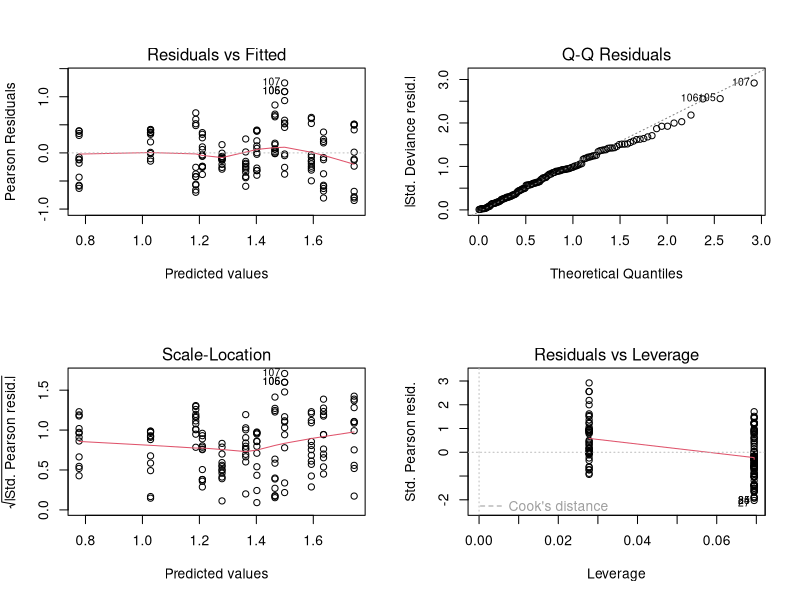
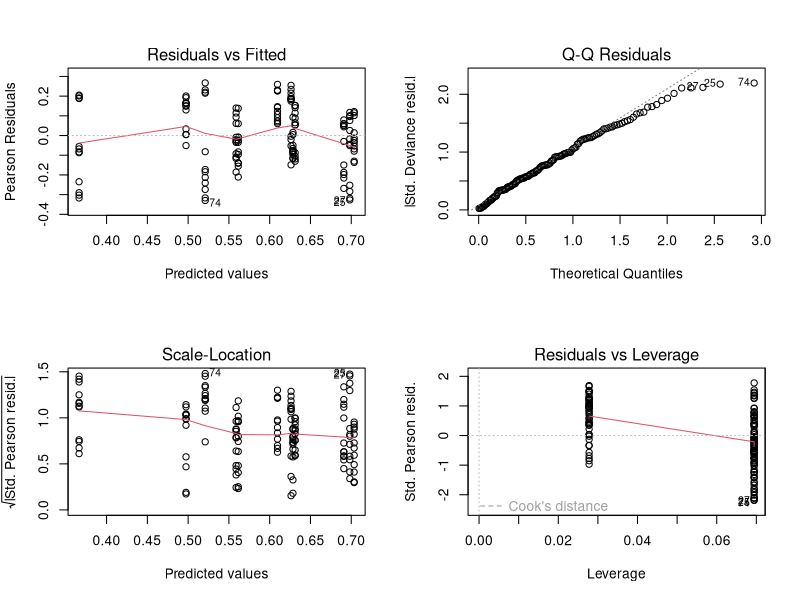
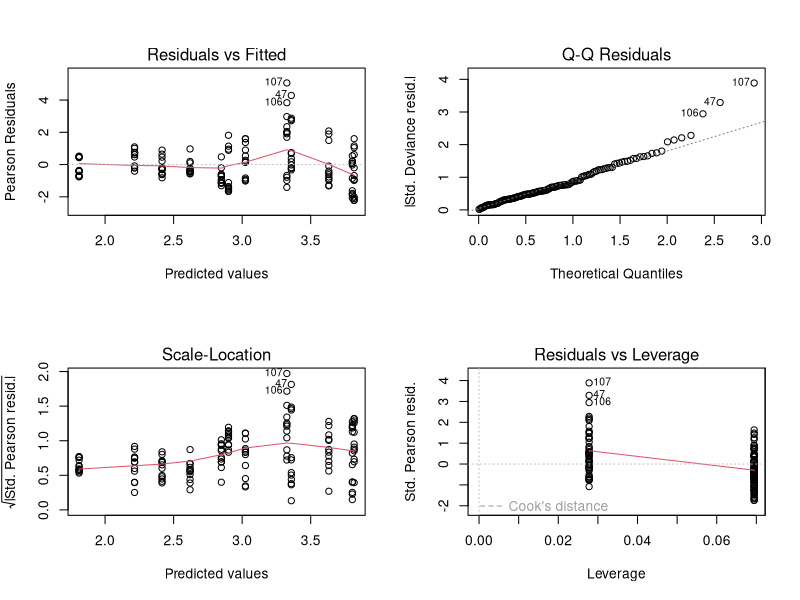
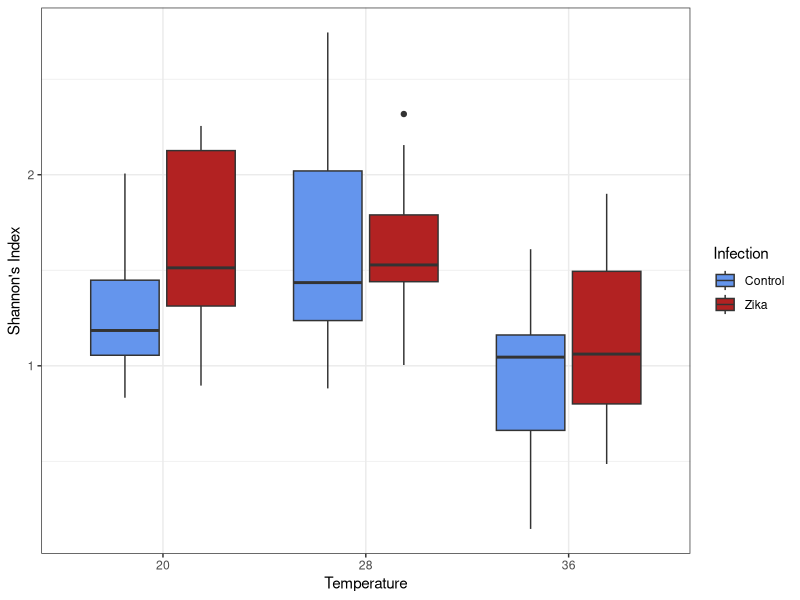
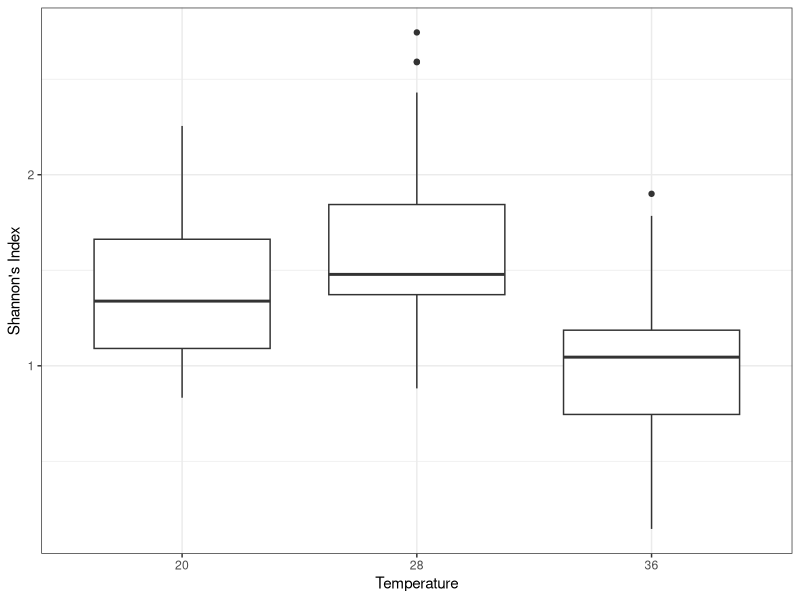
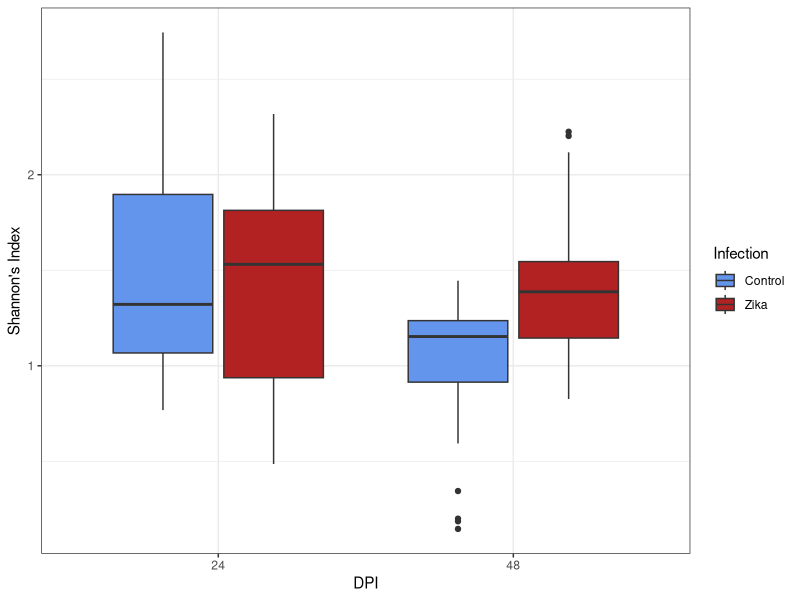
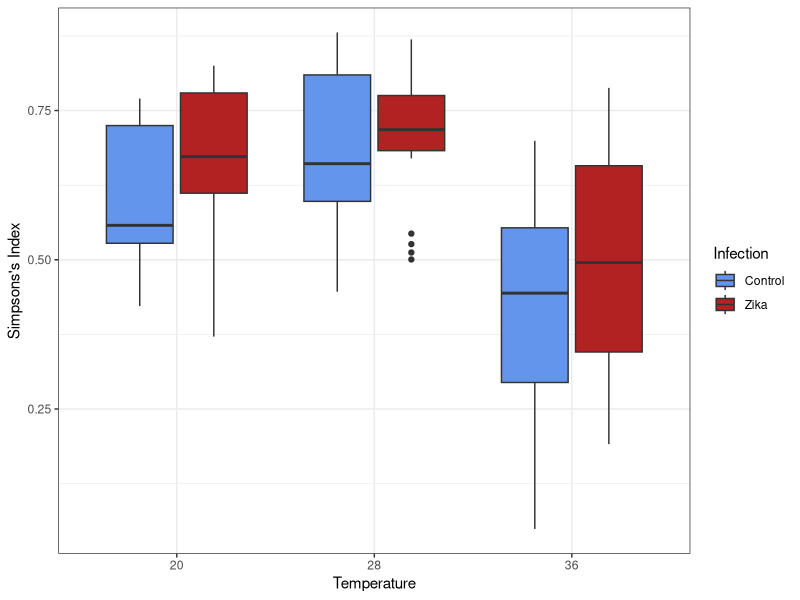
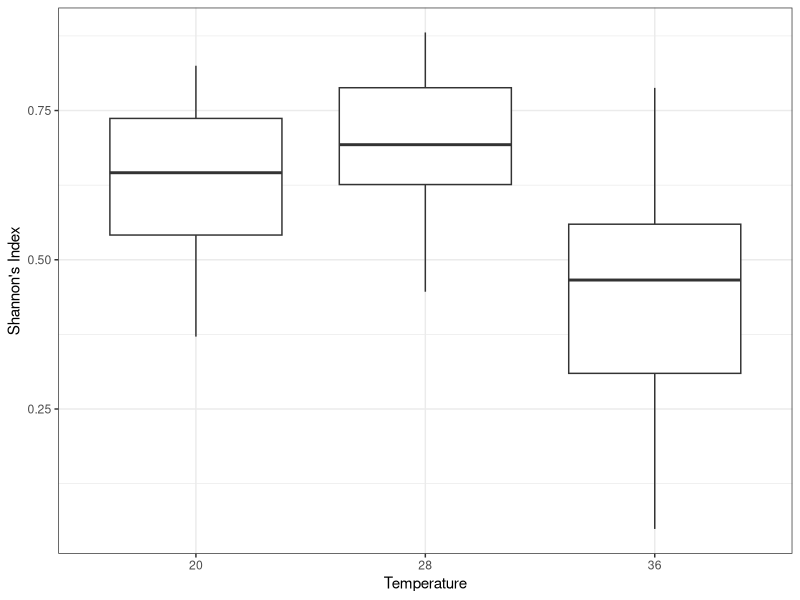

Reproduce these figures in R, in order.
library(vegan)
library(ggplot2)

# changed x to df to be more stylisticly consistent
df<-read.csv('totalCounts_notEuk_taxLevel1_integer_zeros.csv', sep=",")

# make a data frame of the sample names
namesD <- as.data.frame(names(df[6:149]))
names(namesD)<-'sample'
rownames(df) <- df[,1] 
scounts <- df[,c(6:149)]

meta<-read.csv('Ferreira.metadata.csv',sep=',',header=T)
meta <- meta[,c(1,11,12,14)]
names(meta)<-c('sample', 'temperature', 'infection', 'time')
table(meta$time)


#treatment subsets
# subset the metadata sample names according to temperature and time
table(meta$temperature, meta$time)

c20_t24 <- meta$sample[meta$temperature == 20 & meta$time == 24]
c20_t48 <- meta$sample[meta$temperature == 20 & meta$time == 48]
c28_t24 <- meta$sample[meta$temperature == 28 & meta$time == 24]
c28_t48 <- meta$sample[meta$temperature == 28 & meta$time == 48]
c36_t24 <- meta$sample[meta$temperature == 36 & meta$time == 24]
c36_t48 <- meta$sample[meta$temperature == 36 & meta$time == 48]

# match the sample names to the column names in the count matrix
c20_t24 <- df[, c(match(c20_t24, colnames(df)))]
c20_t48 <- df[, c(match(c20_t48, colnames(df)))]
c28_t24 <- df[, c(match(c28_t24, colnames(df)))]
c28_t48 <- df[, c(match(c28_t48, colnames(df)))]
c36_t24 <- df[, c(match(c36_t24, colnames(df)))]
c36_t48 <- df[, c(match(c36_t48, colnames(df)))]
# head(c20_t24)

# dList <- list(c20_t24, c20_t48, c28_t24, c28_t48, c36_t24, c36_t48)
# names(dList) <- c("c20_t24", "c20_t48", "c28_t24", "c28_t48", "c36_t24", "c36_t48")
# sampleNames <- c(names(c20_t24), names(c20_t48), names(c28_t24), names(c28_t48), names(c36_t24), names(c36_t48))

# #shannon each subset
# shanLists <- lapply(dList, diversity, index="shannon")
# names(shanLists) <- c("c20_t24", "c20_t48", "c28_t24", "c28_t48", "c36_t24", "c36_t48")
# # names(c20_t24)
# # head(shanLists)

# #make a data frame of the shannon diversity values but keeping the sample names
# dfShan <- as.data.frame(shanLists)

# head(dfShan)

# make a histogram of each column in dfShan labled with that column name
# par(mfrow = c(3, 2))
# for (i in 1:6) {
#   hist(dfShan[, i],
#     main = names(dfShan)[i],
#     xlab = "Shannon's Index",
#   )
# }
# # save output as a pdf
# dev.copy2pdf(file = "Ferriera_shannonDiversity.pdf")

# make a ggplot2 boxplot of each column in single plot labled with that column name
par(mfrow = c(1, 1))

# df_long <- dfShan %>%
#   gather(key = "sample", value = "shannonDiversity")
# head(df_long) 

# ggplot(df_long, aes(x = sample, y = log(shannonDiversity))) +
#   geom_boxplot() +
#   ylab("Log Shannon's Index") +
#   xlab("Temperature and Time") +
#   theme_bw()

# # save
# ggsave("Ferriera_shannonDiversity_boxplot.pdf")

# get shannon, simpson, inverse simpson index into a single dataframe in the right format for glm
#shannon temperatures
shannondiv.T<-diversity(t(df[,6:149]), index="shannon")
simpsondiv.T <- diversity(t(df[, 6:149]), index = "simpson")
invsimpsondiv.T <- diversity(t(df[, 6:149]), index = "invsimpson")

# head(shannondiv.T)
# length(shannondiv.T)
# head(simpsondiv.T)
# length(simpsondiv.T)

# combine into a single dataframe
dfDiv <- as.data.frame(cbind(shannondiv.T, simpsondiv.T, invsimpsondiv.T))
names(dfDiv) <- c("shannon", "simpson", "invsimpson")
dfDiv$sample=rownames(dfDiv)
head(dfDiv)

# add sample metadata to the dataframe
dfDiv <- merge(dfDiv, meta, by = "sample")

# dfDiv$temperature <- factor(dfDiv$temperature, levels = c(20, 28, 36))
dfDiv$infection <- factor(dfDiv$infection, levels = c("Control", "Zika"))
# dfDiv$time <- factor(dfDiv$time, levels = c(24, 48))

shanGlm <- glm(shannon ~ temperature * infection * time, data = dfDiv)
shanAnovaTab <- anova(shanGlm, test = "F")
rownames(shanAnovaTab)[1] <- '(Intercept)'

# check assumptions of the test
par(mfrow = c(2, 2))
plot(shanGlm)

# save output as a pdf
# make plots dir
if(!dir.exists("plots/QC")){
  dir.create("plots/QC",
    recursive = TRUE
  )
  }

dev.copy2pdf(file = "plots/QC/Ferriera_shannonDiversity_glm_diagnostics.pdf")

simpGlm <- glm(simpson ~ temperature * infection * time, data = dfDiv)
simpAnovaTab <- anova(simpGlm, test = "F")
rownames(simpAnovaTab)[1] <- '(Intercept)'

# check assumptions of the test
plot(simpGlm)
dev.copy2pdf(file = "plots/QC/Ferriera_simpsonDiversity_glm_diagnostics.pdf")

invsimpGlm <- glm(invsimpson ~ temperature * infection * time, data = dfDiv)
invsimpAnovaTab <- anova(invsimpGlm, test = "F")
rownames(invsimpAnovaTab)[1] <- '(Intercept)'

# check assumptions of the test
plot(invsimpGlm)
dev.copy2pdf(file = "plots/QC/Ferriera_invsimpsonDiversity_glm_diagnostics.pdf")

# make a table of each of the results and save
if(!dir.exists("tables")){
  dir.create("tables",
    recursive = TRUE
  )
  }

# saving tables
shanTab<-knitr::kable(shanAnovaTab, format= 'pipe',digits = 3, caption = "ANOVA table for Shannon's diversity index")
kableExtra::save_kable(shanTab, file = "tables/Ferriera_shannonDiversity_glm_anova_table.txt")
# kableExtra::save_kable(shanTab, file = "tables/Ferriera_shannonDiversity_glm_anova_table.html") # would work if pandoc/latex properly installed
# kableExtra::save_kable(shanTab, file = "tables/Ferriera_shannonDiversity_glm_anova_table.pdf")

simpTab <- knitr::kable(simpAnovaTab, format = "pipe", digits = 3, caption = "ANOVA table for Simpson's diversity index")
kableExtra::save_kable(simpTab, file = "tables/Ferriera_simpsonDiversity_glm_anova_table.txt")

invSimpTab <- knitr::kable(invsimpAnovaTab, format = "pipe", digits = 3, caption = "ANOVA table for inverse Simpson's diversity index")
kableExtra::save_kable(invSimpTab, file = "tables/Ferriera_invsimpsonDiversity_glm_anova_table.txt")

# Plot effects of temperature, infection, and time on shannon diversity with ggplot in boxplots
p <- ggplot(dfDiv, aes(x = as.factor(temperature), y = shannon, fill = c(infection))) +
  scale_fill_manual("Infection", values = c("cornflowerblue", "firebrick")) +
  geom_boxplot() +
  #   geom_dotplot(binaxis='y', dotsize=0.4)+
  ylab("Shannon's Index") +
  xlab("Temperature") +
  theme_bw()
p

# ns but approaches. Save
ggsave("plots/Ferriera_shannonDiversity_boxplot_temp_infection.pdf")

p <- ggplot(dfDiv, aes(x = as.factor(temperature), y = shannon, fill = c(time))) +
  scale_fill_manual("DPI", values = c("#bdc4cc", "#87a1db")) +
  geom_boxplot() +
  #   geom_dotplot(binaxis='y', dotsize=0.4)+
  ylab("Shannon's Index") +
  xlab("Temperature") +
  theme_bw()
p
ggsave("plots/Ferriera_shannonDiversity_boxplot_temp_time.pdf")

p <- ggplot(dfDiv, aes(x = as.factor(time), y = shannon, fill = c(infection))) +
  scale_fill_manual("Infection", values = c("cornflowerblue", "firebrick")) +
  geom_boxplot() +
  #   geom_dotplot(binaxis='y', dotsize=0.4)+
  ylab("Shannon's Index") +
  xlab("DPI") +
  theme_bw()
p
ggsave("plots/Ferriera_shannonDiversity_boxplot_time_infection.pdf")

# plot and save significant interaction for simpsons
p <- ggplot(dfDiv, aes(x = as.factor(temperature), y = simpson, fill = c(infection))) +
  scale_fill_manual("Infection", values = c("cornflowerblue", "firebrick")) +
  geom_boxplot() +
  #   geom_dotplot(binaxis='y', dotsize=0.4)+
  ylab("Simpsons's Index") +
  xlab("Temperature") +
  theme_bw()
p

# ns but approaches. Save
ggsave("plots/Ferriera_simpsonEvenness_boxplot_temp_infection.pdf")

p <- ggplot(dfDiv, aes(x = as.factor(temperature), y = simpson, fill = c(time))) +
  scale_fill_manual("DPI", values = c("#bdc4cc", "#87a1db")) +
  geom_boxplot() +
  #   geom_dotplot(binaxis='y', dotsize=0.4)+
  ylab("Shannon's Index") +
  xlab("Temperature") +
  theme_bw()
p
ggsave("plots/Ferriera_simpsonEvenness_boxplot_temp_time.pdf")

p <- ggplot(dfDiv, aes(x = as.factor(time), y = simpson, fill = c(infection))) +
  scale_fill_manual("Infection", values = c("cornflowerblue", "firebrick")) +
  geom_boxplot() +
  #   geom_dotplot(binaxis='y', dotsize=0.4)+
  ylab("Shannon's Index") +
  xlab("DPI") +
  theme_bw()
p
ggsave("plots/Ferriera_simpsonEvenness_boxplot_time_infection.pdf")


# plot and save significant interaction for inverse simpsons
p <- ggplot(dfDiv, aes(x = as.factor(time), y = invsimpson, fill = c(infection))) +
  scale_fill_manual("Infection", values = c("cornflowerblue", "firebrick")) +
  geom_boxplot() +
  #   geom_dotplot(binaxis='y', dotsize=0.4)+
  ylab("Inverse Simpson's Index") +
  xlab("DPI") +
  theme_bw()
p
ggsave("plots/Ferriera_invsimpsonDiversity_boxplot_time_infection.pdf")


# ---
# indidual level plots. Each metric is sig for temperature, infection, and time
# ---

# put all three on one plot
p1 <- ggplot(dfDiv, aes(x = as.factor(temperature), y = shannon)) +
  geom_boxplot() +
  ylab("Shannon's Index") +
  xlab("Temperature") +
  theme_bw()
p1
p2 <- ggplot(dfDiv, aes(x = as.factor(temperature), y = simpson)) +
  geom_boxplot() +
  ylab("Simpson's Index") +
  xlab("Temperature") +
  theme_bw()
p2
p3 <- ggplot(dfDiv, aes(x = as.factor(temperature), y = invsimpson)) +
  geom_boxplot() +
  ylab("Inverse Simpson's Index") +
  xlab("Temperature") +
  theme_bw()
p3

p4 <- ggplot(dfDiv, aes(x = as.factor(infection), y = shannon)) +
  geom_boxplot() +
  ylab("Shannon's Index") +
  xlab("Infection") +
  theme_bw()
p4
p5 <- ggplot(dfDiv, aes(x = as.factor(infection), y = simpson)) +
  geom_boxplot() +
  ylab("Simpson's Index") +
  xlab("Infection") +
  theme_bw()
p5
p6 <- ggplot(dfDiv, aes(x = as.factor(infection), y = invsimpson)) +
  geom_boxplot() +
  ylab("Inverse Simpson's Index") +
  xlab("Infection") +
  theme_bw()
p6
p7 <- ggplot(dfDiv, aes(x = as.factor(time), y = shannon)) +
  geom_boxplot() +
  ylab("Shannon's Index") +
  xlab("DPI") +
  theme_bw()
p7
p8 <- ggplot(dfDiv, aes(x = as.factor(time), y = simpson)) +
  geom_boxplot() +
  ylab("Simpson's Index") +
  xlab("DPI") +
  theme_bw()
p8
p9 <- ggplot(dfDiv, aes(x = as.factor(time), y = invsimpson)) +
  geom_boxplot() +
  ylab("Inverse Simpson's Index") +
  xlab("DPI") +
  theme_bw()
p9

# plot together
library(gridExtra)

all <- grid.arrange(p1, p2, p3, p4, p5, p6, p7, p8, p9, ncol = 3)
# save
ggsave("plots/Ferriera_diversity_boxplot_temp_infection_time.pdf", all, width = 20, height = 20, units = "cm")

# save the dataframes
write.csv(dfDiv, "Ferriera_diversityIndex.csv", row.names = FALSE)
